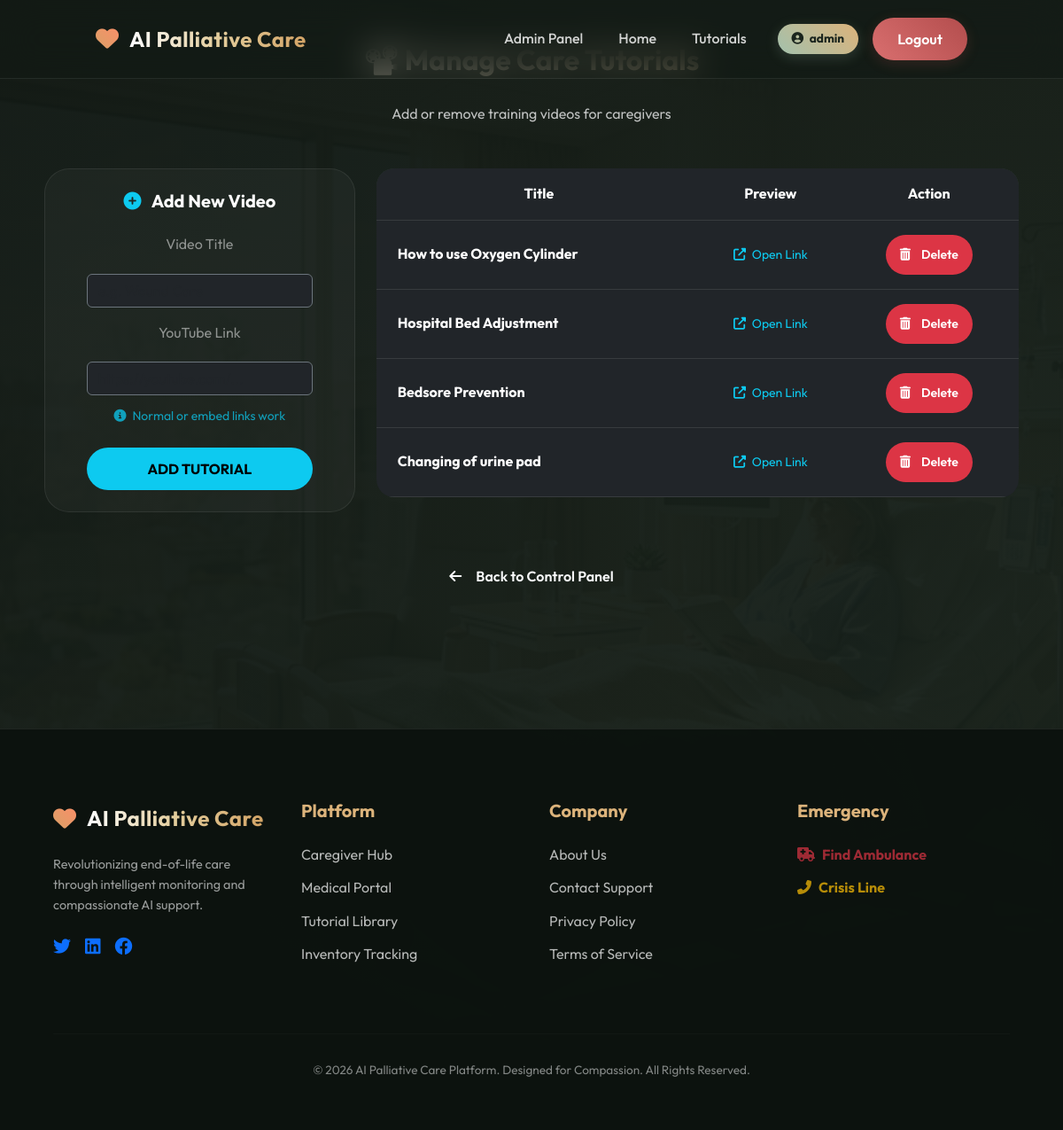
/manage_tutorials (signed in), run on the app's committed database.
### tables this page shows
CREATE TABLE tutorials(
        id INTEGER PRIMARY KEY AUTOINCREMENT,
        title TEXT,
        link TEXT
    );

### app.py (the view)
@app.route("/manage_tutorials")
def manage_tutorials():
    if session.get("role") != "admin":
        return redirect("/login")
    conn = get_db()
    videos = conn.execute("SELECT * FROM tutorials").fetchall()
    return render_template("manage_tutorials.html", videos=videos)

### app.py (called while the page is built)
@app.after_request
def add_header(response):
    response.cache_control.no_store = True
    response.cache_control.no_cache = True
    response.cache_control.must_revalidate = True
    response.cache_control.max_age = 0
    return response

def get_db():
    if 'db' not in g:
        g.db = sqlite3.connect(DB, timeout=20)
        g.db.row_factory = sqlite3.Row
        g.db.execute("PRAGMA journal_mode=WAL")
    return g.db

### templates/manage_tutorials.html (shortened to what this page needs)
{% extends "base.html" %}
{% block content %}
<div class="container py-5">
    <div class="text-center mb-5">
        <h2 class="form-title text-white">📽️ Manage Care Tutorials</h2>
        <p class="text-light opacity-75">Add or remove training videos for caregivers</p>
    </div>
    <div class="row g-4">
        <div class="col-md-4">
            <div class="dashboard-card p-4">
                <h5 class="fw-bold text-white mb-4"><i class="fas fa-plus-circle me-2 text-info"></i> Add New Video</h5>
                <form action="/add_tutorial" method="POST">
                    <div class="mb-3">
                        <label class="form-label text-white-50">Video Title</label>
                        <input type="text" name="title" class="form-control bg-dark text-white border-secondary" placeholder="e.g. Wound Care" required>
                    </div>
                    <div class="mb-4">
                        <label class="form-label text-white-50">YouTube Link</label>
                        <input type="url" name="link" class="form-control bg-dark text-white border-secondary" placeholder="https://youtube.com/..." required>
                        <small class="text-info opacity-75 mt-1 d-block"><i class="fas fa-info-circle me-1"></i> Normal or embed links work</small>
                    </div>
                    <button type="submit" class="btn btn-info w-100 fw-bold">ADD TUTORIAL</button>
                </form>
            </div>
        </div>
        <div class="col-md-8">
            <div class="glass-card table-responsive p-0 overflow-hidden" style="border-radius: 20px;">
                <table class="table table-dark table-hover mb-0 text-center">
                    <thead style="background: rgba(124, 160, 135, 0.2);">
                        <tr>
                            <th class="py-3">Title</th>
                            <th class="py-3">Preview</th>
                            <th class="py-3">Action</th>
                        </tr>
                    </thead>
                    <tbody>
                        {% if videos %}
                            {% for video in videos %}
                            <tr class="align-middle">
                                <td class="py-3 fw-bold text-white text-start ps-4">{{ video.title }}</td>
                                <td class="py-3">
                                    <a href="{{ video.link }}" target="_blank" class="text-info small text-decoration-none">
                                        <i class="fas fa-external-link-alt me-1"></i> Open Link
                                    </a>
                                </td>
                                <td class="py-3 px-3">
                                    <a href="/delete_tutorial/{{ video.id }}" class="btn btn-sm btn-danger rounded-pill px-3" onclick="return confirm('Delete this tutorial video?')">
                                        <i class="fas fa-trash-alt me-1"></i> Delete
                                    </a>
                                </td>
                            </tr>
                            {% endfor %}
                        {% else %}
                            <tr>
                                <td colspan="3" class="py-5 text-white-50">No tutorial videos available.</td>
                            </tr>
                        {% endif %}
                    </tbody>
                </table>
            </div>
        </div>
    </div>
    <div class="text-center mt-5">
        <a href="/admin_dashboard" class="btn btn-outline-light rounded-pill px-5">
            <i class="fas fa-arrow-left me-2"></i> Back to Control Panel
        </a>
    </div>
</div>
{% endblock %}

### static/css/style.css (style rules this page uses)
:root { --primary: #a3c1ad; --secondary: #dcb37b; --dark: #121914; --glass: rgba(255, 255, 255, 0.03); --glass-border: rgba(255, 255, 255, 0.08); --transition: all 0.4s cubic-bezier(0.2, 1, 0.3, 1); }
body { font-family: 'Outfit', sans-serif; margin: 0; background: linear-gradient(135deg, rgba(18, 25, 20, 0.98), rgba(25, 35, 28, 0.96)), url('../images/real_ward.png') center/cover fixed; color: #fdfdfd; min-height: 100vh; overflow-x: hidden; line-height: 1.6; }
.container { padding: 20px; padding-top: 100px; }
.btn { padding: 12px 28px; border-radius: 30px; font-weight: 600; transition: var(--transition); border: none; cursor: pointer; text-decoration: none; display: inline-flex; align-items: center; justify-content: center; gap: 8px; }
.form-title { font-size: 2rem; font-weight: 700; margin-bottom: 30px; background: linear-gradient(to right, #fff, var(--secondary)); -webkit-background-clip: text; background-clip: text; -webkit-text-fill-color: transparent; }
input, select, textarea { width: 100%; padding: 14px 20px; margin: 12px 0; background: rgba(255, 255, 255, 0.05); border: 1px solid var(--glass-border); border-radius: 12px; color: white; font-family: inherit; transition: var(--transition); }
.dashboard-card { background: var(--glass); backdrop-filter: blur(15px); -webkit-backdrop-filter: blur(15px); border: 1px solid var(--glass-border); border-radius: 28px; padding: 35px; transition: var(--transition); height: 100%; display: flex; flex-direction: column; align-items: center; text-align: center; }

### data on the page
tutorials: title "How to use Oxygen Cylinder"
tutorials: title "Hospital Bed Adjustment"
tutorials: title "Bedsore Prevention"
tutorials: title "Changing of urine pad"

### other printed values
{{ session["user"] }} "admin"
